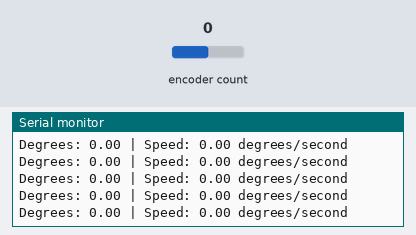
A sketch run on a simulated Arduino Uno, built with avr-gcc and run on an emulated ATmega328P. On the bench: the last lines printed to the serial monitor. The test bench sets the inputs (shaded band); at power-on: encoder count 0.

Above: at 1.2 s.
1.3 s: encoder count set to -1
At 1.39 s:
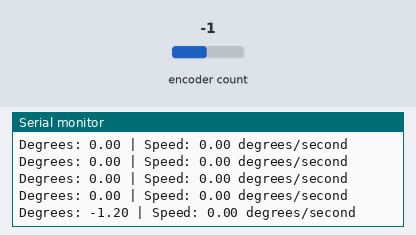
4.3 s: encoder count set to -2
At 4.3 s:
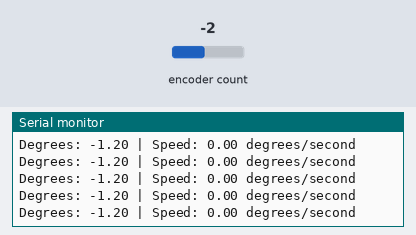
10.3 s: encoder count set to -3
At 10.34 s:
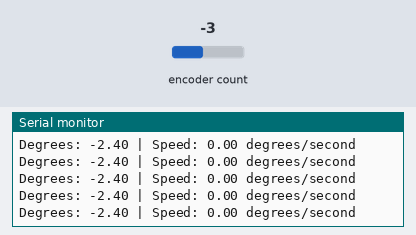
13.3 s: encoder count set to -4
At 13.33 s:
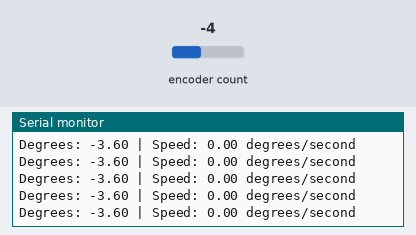
16.3 s: encoder count set to -5
At 16.33 s:
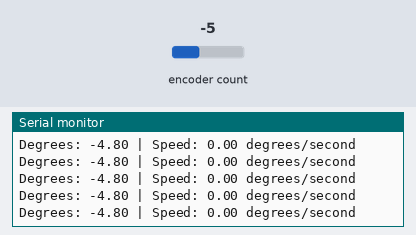
19.3 s: encoder count set to -6
At 19.33 s:
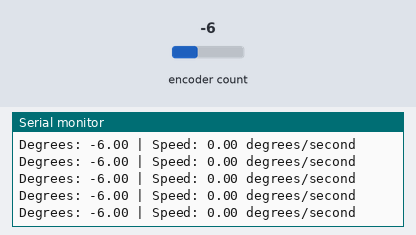
Timing chart, 0 to 22.3 s (numbered marks = the images above; inputs shaded):
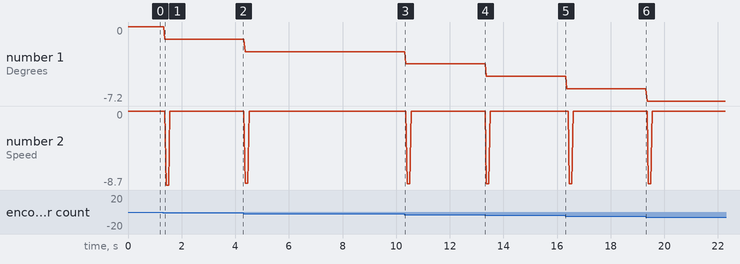

The sketch:

testing_arm_encoder.ino
```cpp
#include <Encoder.h>

// Define the pins connected to the encoder
#define ENCODER_PIN_A 2
#define ENCODER_PIN_B 3

// Create an Encoder object
Encoder ArmEncoder(ENCODER_PIN_A, ENCODER_PIN_B);

// Encoder CPR (Counts Per Revolution)
const float ArmEncoderCPR = 1200.0;

// Variables to store the encoder counts and previous counts
long encoderCounts = 0;
long previousCounts = 0;

// Variables to store the degrees and speed
float degrees = 0.0;
float speed = 0.0;

// Time variables for calculating speed
unsigned long previousTime = 0;
unsigned long currentTime = 0;
unsigned long interval = 100; // Interval in milliseconds

void setup() {
  // Initialize serial communication
  Serial.begin(9600);

  // Initialize previousTime
  previousTime = millis();
}

void loop() {
  // Read the current encoder counts
  encoderCounts = ArmEncoder.read();

  // Calculate the degrees
  degrees = (encoderCounts / ArmEncoderCPR) * 360.0;

  // Get the current time
  currentTime = millis();

  // Calculate the speed every interval
  if (currentTime - previousTime >= interval) {
    // Calculate the speed in degrees per second
    speed = ((encoderCounts - previousCounts) / ArmEncoderCPR) * 360.0 / ((currentTime - previousTime) / 1000.0);

    // Update previous counts and previous time
    previousCounts = encoderCounts;
    previousTime = currentTime;
  }

  // Print the degrees and speed to the serial monitor
  Serial.print("Degrees: ");
  Serial.print(degrees);
  Serial.print(" | Speed: ");
  Serial.print(speed);
  Serial.println(" degrees/second");

  // Add a small delay to avoid overwhelming the serial monitor
  delay(10);
}
```

Measured:
- after the input at 1.3 s, the serial monitor: prints a new line after 0.07 s (image 1)
- plotted number 1: 0 → -1.2 after the input at 1.3 s, -1.2 → -2.4 after the input at 4.3 s, -2.4 → -3.6 after the input at 10.3 s, -3.6 → -4.8 after the input at 13.3 s, -4.8 → -6 after the input at 16.3 s
